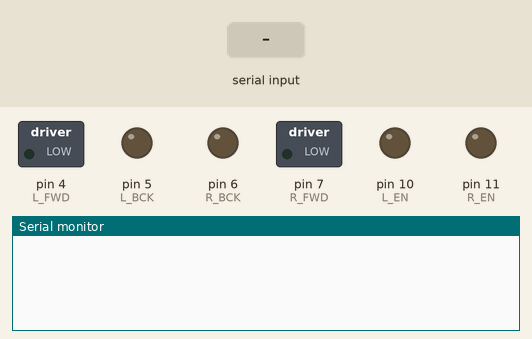
Bench run of a sketch on a simulated Arduino Uno, built with avr-gcc and run on an emulated ATmega328P. On the bench: switched loads named in the sketch (green lamp = pin HIGH), output pins drawn as LEDs (lit = HIGH), the last lines printed to the serial monitor. The test bench sets the inputs (shaded band).

Above: at 1.2 s.
1.3 s: "X:\n" received over the second serial link
At 2.5 s:
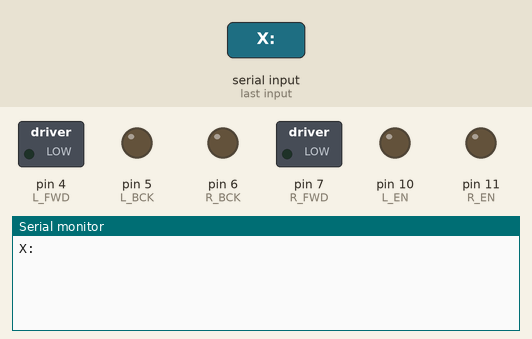
2.8 s: "Y:\n" received over the second serial link
At 3.9 s:
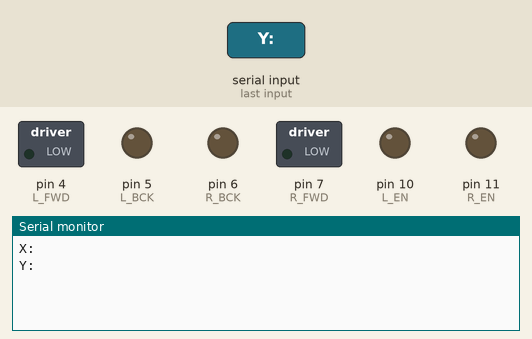
4.3 s: "90,45\n" received over the second serial link
At 5.1 s:
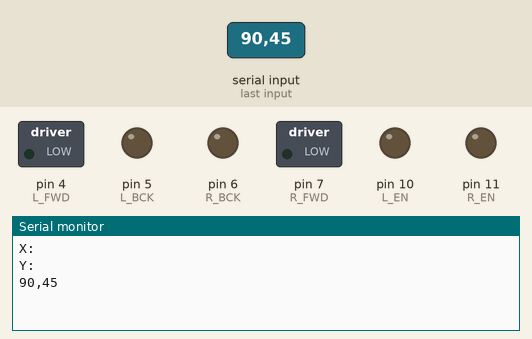

The sketch:

Example-1_Putting-it-All-Together.ino
```cpp
#include <SoftwareSerial.h> // Include the SoftwareSerial library for serial emulation.

// Left motor's Enable, Forward and Back pins:
#define L_EN 10
#define L_FWD 4
#define L_BCK 5

// Right motor's Enable, Forward and Back pins:
#define R_EN 11
#define R_FWD 7
#define R_BCK 6

// Virtual RX and TX pins for ESP-01 communication:
#define V_RX 13
#define V_TX 12

// Define the deadzone and threshhold where X and Y are considered unchanged
#define DEADZONE 100
#define THRESHHOLD 10

SoftwareSerial ESP01(V_RX,V_TX); // Virtual serial connection to the HC-05 Module.

String data; // Datastring for the HC-05 messages.
int * dir; // Holds the integer representations of the data.
int x, y = 0;

void setup(){
  motorInitL(); // Initialization function for the left motor.
  motorInitR(); // Initialization function for the right motor.

  Serial.begin(9600);
  ESP01.begin(9600);
  ESP01.println("ip:123.123.123.123");
  ESP01.println("ssid:hejsa123");
  ESP01.println("pass:hejsa123");
}

void loop(){

  // Check for new messages from HC-05 module:
  if(ESP01.available() > 0){
    data = ESP01.readStringUntil('\n');
    Serial.println(data);
    int xIdx = data.indexOf("X:");
    int yIdx = data.indexOf("Y:");
    if(!(xIdx == -1) && !(yIdx == -1)){
      String xStr = data.substring(xIdx+2, yIdx);
      String yStr = data.substring(yIdx+2);
      x = xStr.toInt();
      y = yStr.toInt();
      Serial.print("X is "); Serial.print(x); Serial.print("Y is "); Serial.println(y);
    }
  }

  // If y is 50 bigger than the upper threshhold:
  if(y > DEADZONE+THRESHHOLD){
    motorSpeedL(255);
    motorSpeedR(255);
  }
  // If the down button is pressed on joypad:
  else if(y < -DEADZONE-THRESHHOLD){
    motorSpeedL(-255);
    motorSpeedR(-255);
  }
  // If the left button is pressed on joypad:
  else if(x < -DEADZONE-THRESHHOLD){
    motorSpeedL(0);
    motorSpeedR(255);
  }
  // If the right button is pressed on joypad:
  else if(x > DEADZONE+THRESHHOLD){
    motorSpeedL(255);
    motorSpeedR(0);
  }
  // If no defined button is pressed on joypad:
  else{
    motorSpeedL(0);
    motorSpeedR(0);
  }
}

// Initializes the left motor's pins:
void motorInitL(){
  // Set all the pins to output, and write LOW to them:
  pinMode(L_EN, OUTPUT);
  digitalWrite(L_EN, LOW);
  pinMode(L_FWD, OUTPUT);
  digitalWrite(L_FWD, LOW);
  pinMode(L_BCK, OUTPUT);
  digitalWrite(L_BCK, LOW);
}

// Initializes the right motor's pins:
void motorInitR(){
  // Set all the pins to output, and write LOW to them:
  pinMode(R_EN, OUTPUT);
  digitalWrite(R_EN, LOW);
  pinMode(R_FWD, OUTPUT);
  digitalWrite(R_FWD, LOW);
  pinMode(R_BCK, OUTPUT);
  digitalWrite(R_BCK, LOW);
}

// Sets the left motor speed from the input. (From -255 to 255)
void motorSpeedL(int spd){

  //If the speed is over 0, Set backward low, forward high:
  if(spd > 0){
    digitalWrite(L_BCK, LOW);
    digitalWrite(L_FWD, HIGH);
    analogWrite(L_EN, spd);
  }
  //If the speed is exactly 0, Set everything low:
  else if(spd == 0){
    digitalWrite(L_BCK, LOW);
    digitalWrite(L_FWD, LOW);
    analogWrite(L_EN, spd);
  }
  //If the speed is under 0, Set forward low, backward high:
  else{
    digitalWrite(L_FWD, LOW);
    digitalWrite(L_BCK, HIGH);
    analogWrite(L_EN, -spd);
  }
}

// Sets the right motor speed from the input. (From -255 to 255)
void motorSpeedR(int spd){
  //If the speed is over 0, Set backward low, forward high:
  if(spd > 0){
    digitalWrite(R_BCK, LOW);
    digitalWrite(R_FWD, HIGH);
    analogWrite(R_EN, spd);
  }
  //If the speed is exactly 0, Set everything low:
  else if(spd == 0){
    digitalWrite(R_BCK, LOW);
    digitalWrite(R_FWD, LOW);
    analogWrite(R_EN, spd);
  }
  //If the speed is under 0, Set forward low, backward high:
  else{
    digitalWrite(R_FWD, LOW);
    digitalWrite(R_BCK, HIGH);
    analogWrite(R_EN, -spd);
  }
}
```

Measured:
- after the input at 1.3 s, the serial monitor: prints a new line at once (image 1)
- after the input at 2.8 s, the serial monitor: prints a new line at once (image 2)
- after the input at 4.3 s, the serial monitor: prints a new line at once (image 3)
